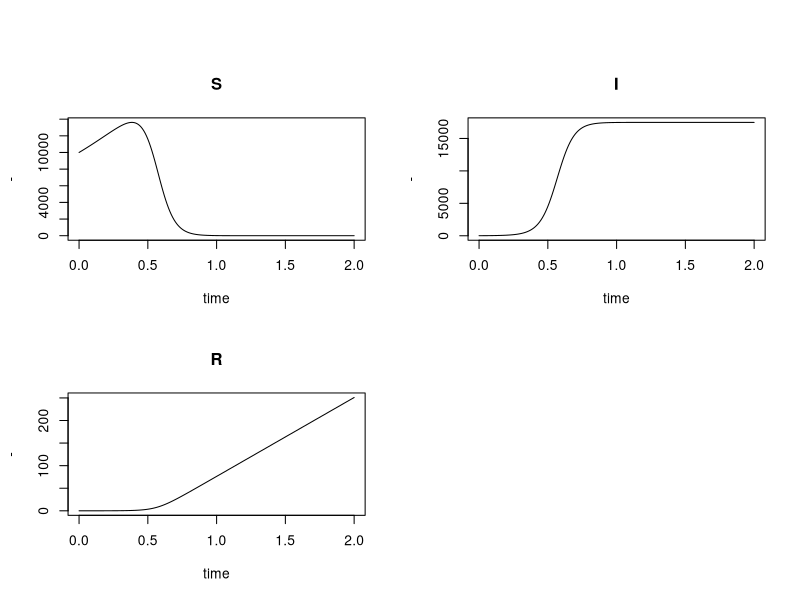

The R source for this figure:
library(deSolve)
parameters <- c(Ts_infeccion = 0.001,  Ts_muerte= 0.01 , beta = 1)
state <- c(S=10000,I=10,R = 0)

SIR <- function(t,state,parameters){
  with(as.list(c(state,parameters)),{
    dS <- beta*S-Ts_infeccion*S*I
    dI <- Ts_infeccion*S*I - Ts_muerte*R
    dR <- Ts_muerte*I
    
    
    list(c(dS,dI,dR))
  }) 
}


times <- seq(0,2, by = 0.01)

out <- ode(y = state, times = times, func = SIR, parms = parameters)
par(oma = c(0, 0, 3, 0))
plot(out, xlab = "time", ylab = "-")
